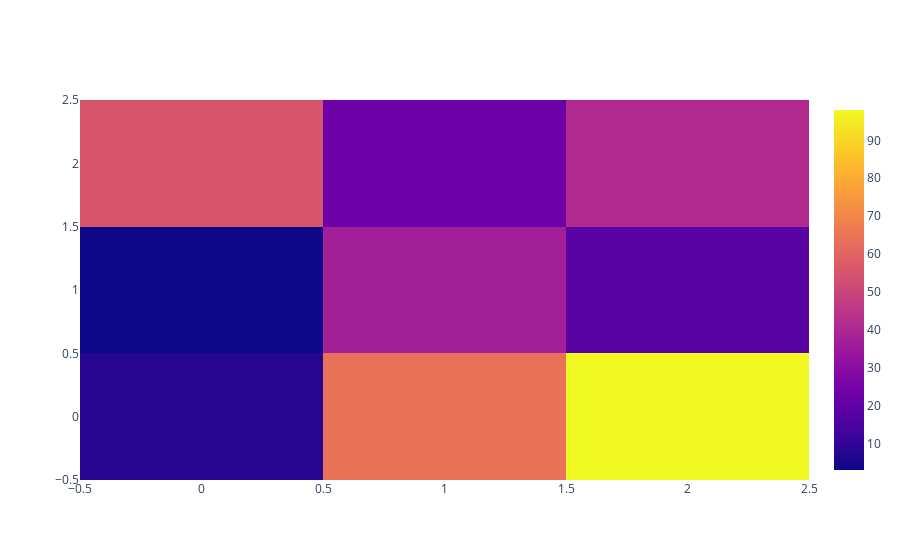

Notebook code cell kept with this figure:
### Code cell
data = [trace]

offline.iplot(data)

### Figure 1 — Plotly figure (JSON) as saved in the notebook; plotly's stock layout.template omitted (floating-point values rounded to 4 significant figures)
{"data": [{"type": "heatmap", "z": [[8, 64, 98], [3, 37, 18], [55, 23, 41]]}], "layout": {}}
